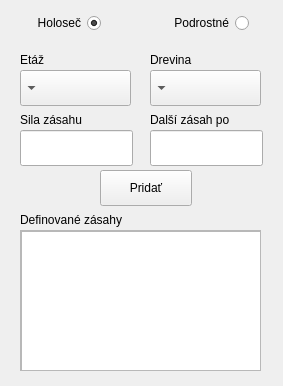
<?xml version="1.0" encoding="UTF-8"?>
<ui version="4.0">
 <class>QMainWindow</class>
 <widget class="QMainWindow" name="QMainWindow">
  <property name="geometry">
   <rect>
    <x>0</x>
    <y>0</y>
    <width>283</width>
    <height>386</height>
   </rect>
  </property>
  <property name="windowTitle">
   <string>Tvorba těžebních postupu</string>
  </property>
  <property name="layoutDirection">
   <enum>Qt::RightToLeft</enum>
  </property>
  <widget class="QWidget" name="centralwidget">
   <widget class="QRadioButton" name="holosec">
    <property name="geometry">
     <rect>
      <x>10</x>
      <y>10</y>
      <width>91</width>
      <height>26</height>
     </rect>
    </property>
    <property name="text">
     <string>Holoseč</string>
    </property>
    <property name="checked">
     <bool>true</bool>
    </property>
    <attribute name="buttonGroup">
     <string notr="true">typsece</string>
    </attribute>
   </widget>
   <widget class="QRadioButton" name="podrostne">
    <property name="geometry">
     <rect>
      <x>140</x>
      <y>10</y>
      <width>109</width>
      <height>26</height>
     </rect>
    </property>
    <property name="text">
     <string>Podrostné</string>
    </property>
    <attribute name="buttonGroup">
     <string notr="true">typsece</string>
    </attribute>
   </widget>
   <widget class="QComboBox" name="etaz">
    <property name="geometry">
     <rect>
      <x>20</x>
      <y>70</y>
      <width>111</width>
      <height>36</height>
     </rect>
    </property>
   </widget>
   <widget class="QComboBox" name="drevina">
    <property name="geometry">
     <rect>
      <x>150</x>
      <y>70</y>
      <width>111</width>
      <height>36</height>
     </rect>
    </property>
   </widget>
   <widget class="QLabel" name="label">
    <property name="geometry">
     <rect>
      <x>20</x>
      <y>50</y>
      <width>63</width>
      <height>20</height>
     </rect>
    </property>
    <property name="text">
     <string>Etáž</string>
    </property>
   </widget>
   <widget class="QLabel" name="label_2">
    <property name="geometry">
     <rect>
      <x>150</x>
      <y>50</y>
      <width>63</width>
      <height>20</height>
     </rect>
    </property>
    <property name="text">
     <string>Drevina</string>
    </property>
   </widget>
   <widget class="QLineEdit" name="odstup">
    <property name="geometry">
     <rect>
      <x>150</x>
      <y>130</y>
      <width>113</width>
      <height>36</height>
     </rect>
    </property>
   </widget>
   <widget class="QLineEdit" name="intenzita">
    <property name="geometry">
     <rect>
      <x>20</x>
      <y>130</y>
      <width>113</width>
      <height>36</height>
     </rect>
    </property>
   </widget>
   <widget class="QLabel" name="label_3">
    <property name="geometry">
     <rect>
      <x>20</x>
      <y>110</y>
      <width>81</width>
      <height>20</height>
     </rect>
    </property>
    <property name="text">
     <string>Sila zásahu</string>
    </property>
   </widget>
   <widget class="QLabel" name="label_4">
    <property name="geometry">
     <rect>
      <x>150</x>
      <y>110</y>
      <width>111</width>
      <height>20</height>
     </rect>
    </property>
    <property name="text">
     <string>Další zásah po</string>
    </property>
   </widget>
   <widget class="QPushButton" name="pridat">
    <property name="geometry">
     <rect>
      <x>100</x>
      <y>170</y>
      <width>92</width>
      <height>36</height>
     </rect>
    </property>
    <property name="text">
     <string>Pridať</string>
    </property>
   </widget>
   <widget class="QLabel" name="label_5">
    <property name="geometry">
     <rect>
      <x>20</x>
      <y>210</y>
      <width>231</width>
      <height>20</height>
     </rect>
    </property>
    <property name="text">
     <string>Definované zásahy</string>
    </property>
   </widget>
   <widget class="QScrollArea" name="scrollArea">
    <property name="geometry">
     <rect>
      <x>20</x>
      <y>230</y>
      <width>241</width>
      <height>141</height>
     </rect>
    </property>
    <property name="widgetResizable">
     <bool>true</bool>
    </property>
    <widget class="QWidget" name="scrollAreaWidgetContents">
     <property name="geometry">
      <rect>
       <x>0</x>
       <y>0</y>
       <width>239</width>
       <height>139</height>
      </rect>
     </property>
     <widget class="QListWidget" name="definovane">
      <property name="geometry">
       <rect>
        <x>0</x>
        <y>0</y>
        <width>241</width>
        <height>141</height>
       </rect>
      </property>
      <property name="layoutDirection">
       <enum>Qt::LeftToRight</enum>
      </property>
     </widget>
    </widget>
   </widget>
  </widget>
 </widget>
 <resources/>
 <connections/>
 <buttongroups>
  <buttongroup name="typsece"/>
 </buttongroups>
</ui>
